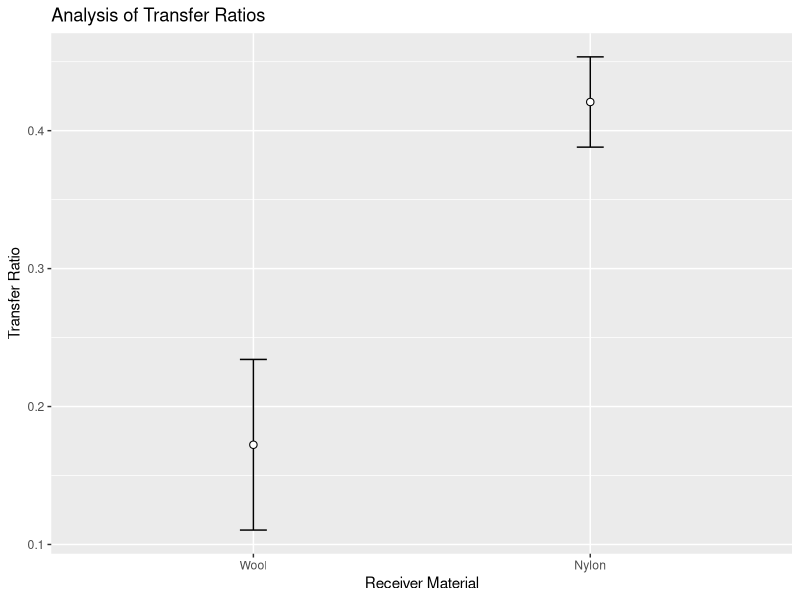
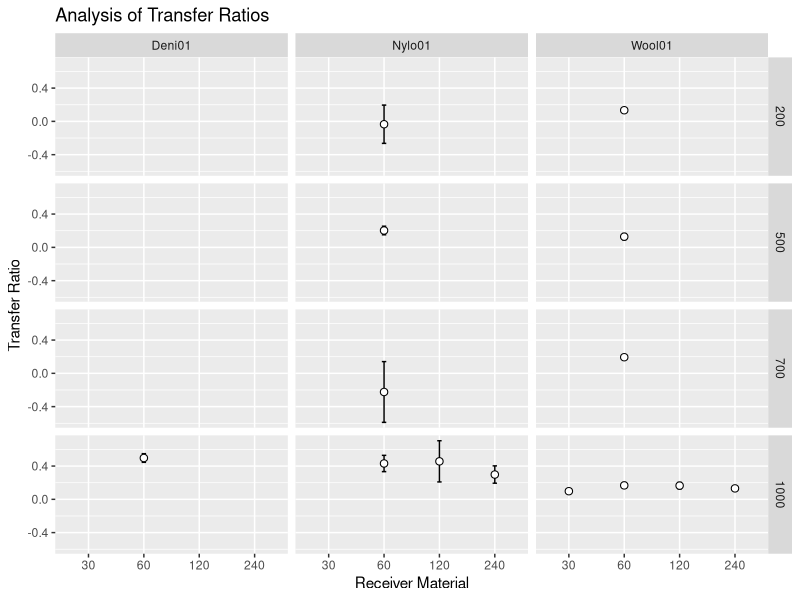
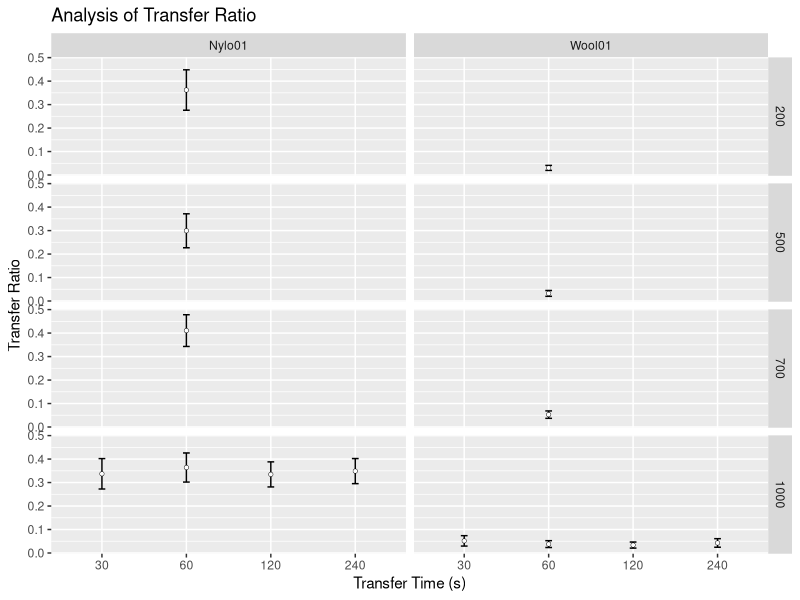
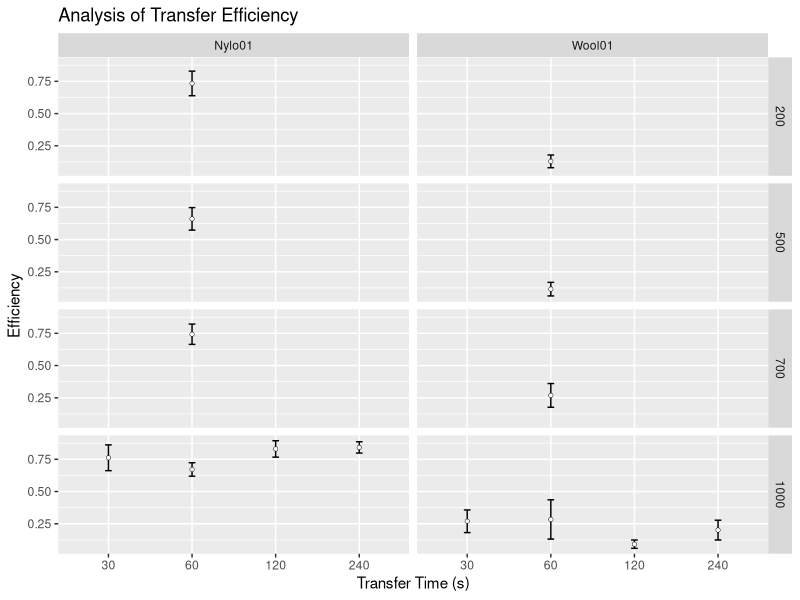
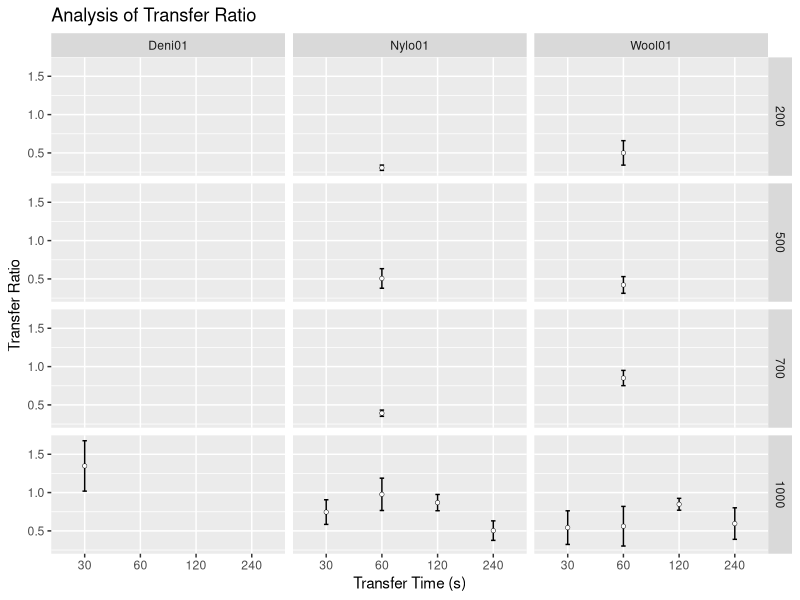
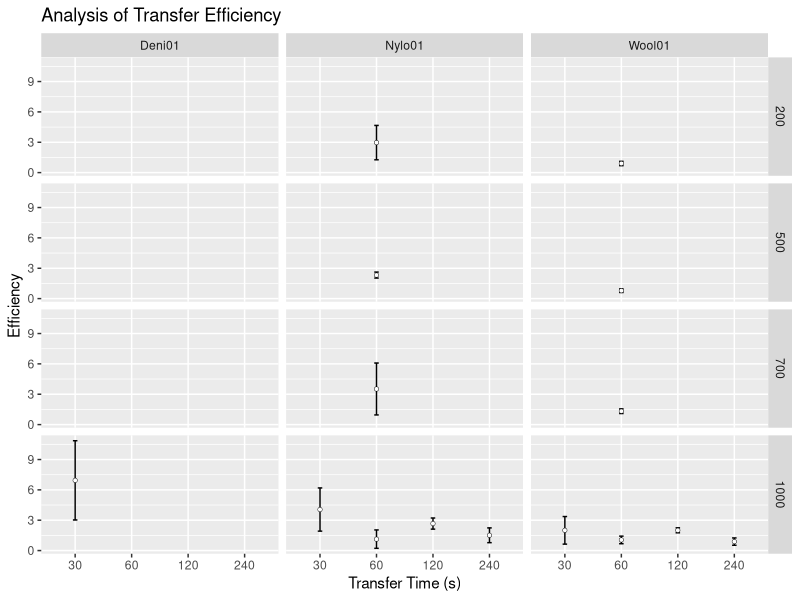
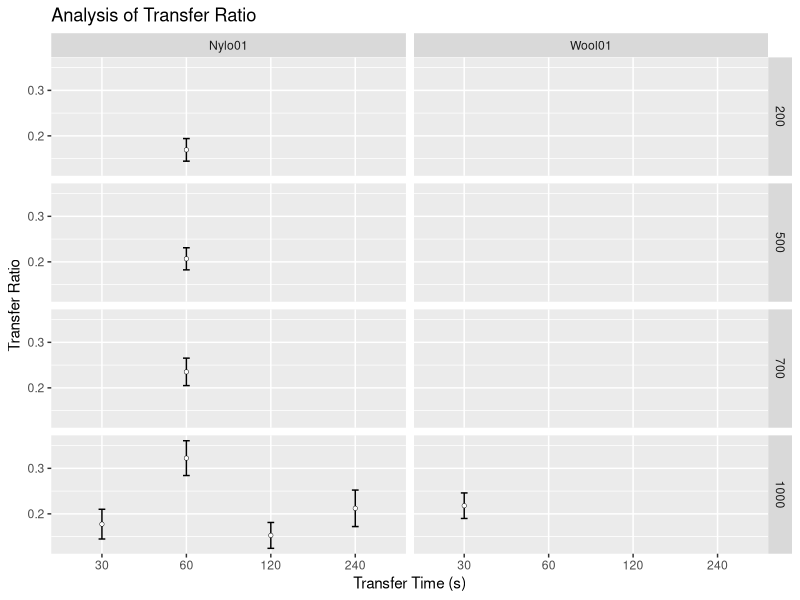
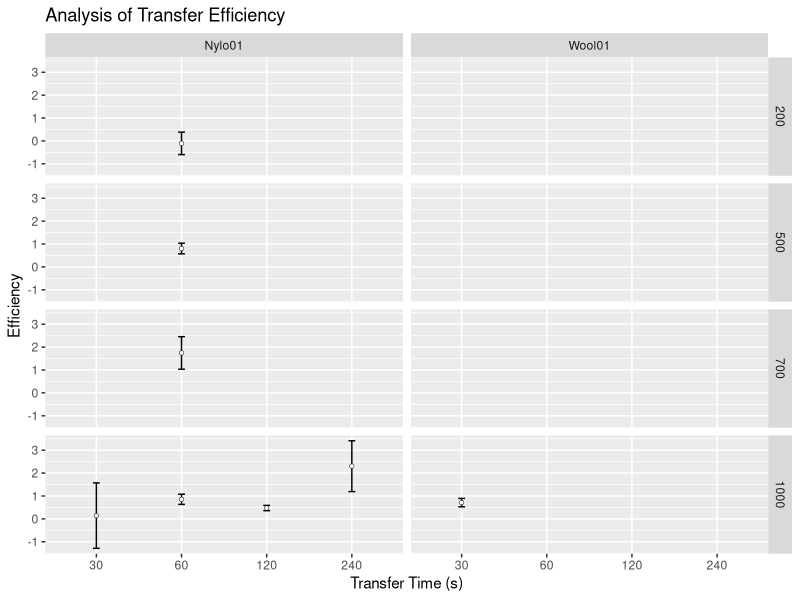

Recreate these plots in R, in order.
## ---- chunk 1
knitr::opts_chunk$set(echo = TRUE, message = FALSE, warning = FALSE)
# libraries
library(readxl)
library(plyr)
library(ggplot2)
library(dplyr)
## ---- chunk 2
# functions
## Gives count, mean, standard deviation, standard error of the mean, and confidence interval (default 95%).
##   data: a data frame.
##   measurevar: the name of a column that contains the variable to be summariezed
##   groupvars: a vector containing names of columns that contain grouping variables
##   na.rm: a boolean that indicates whether to ignore NA's
##   conf.interval: the percent range of the confidence interval (default is 95%)
summarySE <- function(data=NULL, measurevar, groupvars=NULL, na.rm=FALSE,
                      conf.interval=.95, .drop=TRUE) {
    # New version of length which can handle NA's: if na.rm==T, don't count them
    length2 <- function (x, na.rm=FALSE) {
        if (na.rm) sum(!is.na(x))
        else       length(x)
    }

    # This does the summary. For each group's data frame, return a vector with
    # N, mean, and sd
    datac <- ddply(data, groupvars, .drop=.drop,
      .fun = function(xx, col) {
        c(N    = length2(xx[[col]], na.rm=na.rm),
          mean = mean   (xx[[col]], na.rm=na.rm),
          sd   = sd     (xx[[col]], na.rm=na.rm)
        )
      },
      measurevar
    )

    # Rename the "mean" column    
    datac <- plyr::rename(datac, c("mean" = measurevar))

    datac$se <- datac$sd / sqrt(datac$N)  # Calculate standard error of the mean

    # Confidence interval multiplier for standard error
    # Calculate t-statistic for confidence interval: 
    # e.g., if conf.interval is .95, use .975 (above/below), and use df=N-1
    ciMult <- qt(conf.interval/2 + .5, datac$N-1)
    datac$ci <- datac$se * ciMult

    return(datac)
}

## function to convert a (character) vector of 
## numbers into a factor ordered numerically
numericFactorOrder <- function(x) {
    
  u = unique(x)
  new.levels = u[order(as.numeric(u))]
  x = factor(x, levels=new.levels)
  return(x)
  
}

## ---- chunk 3
# Read in ML's data
my.dat = read_xlsx("dat/20191030DatasetPaper.xlsx", sheet = "DataMl")

# only use the transfer experiments for Groups 1 & 2. Groups 3-6 are not 
# clear in what they are and don't fit with the rest. Mostly Persistence?
# TODO - deal with Groups 3-6 later
transfer.dat = my.dat %>% filter(Time == "00000" & Group %in% c(1,2)) %>% select(c("Substrate", "ActivityID", "ObsType", "Count", "Mass", "Duration", "Group", "Repeat")) 

knitr::kable(head(transfer.dat, 20), caption = "'Head' of ML's Transfer Data")

## ---- chunk 4

# fix column types
transfer.dat$Count = as.numeric(transfer.dat$Count)
transfer.dat$Group = as.character(transfer.dat$Group)
transfer.dat$Repeat = as.character(transfer.dat$Repeat)

# add a photoID column to keep track of which datapoint is which
photo.id = rep(paste0("P", seq(1:5)), as.integer(nrow(transfer.dat)/5+1))
transfer.dat = data.frame(PhotoID = photo.id[1:nrow(transfer.dat)], transfer.dat)

# split out each set of photos...
p1 = transfer.dat %>% filter(PhotoID == "P1") %>% select(Mass,Duration,Group,Repeat,Count)
p2 = transfer.dat %>% filter(PhotoID == "P2") %>% select(Mass,Duration,Group,Repeat,Count)
p3 = transfer.dat %>% filter(PhotoID == "P3") %>% select(Mass,Duration,Group,Repeat,Count)
p4 = transfer.dat %>% filter(PhotoID == "P4") %>% select(Mass,Duration,Group,Repeat,Count)
p5 = transfer.dat %>% filter(PhotoID == "P5") %>% select(Mass,Duration,Group,Repeat,Count)

# ...and merge
merge.dat = data.frame(p1, p2$Count, p3$Count, p4$Count, p5$Count)
names(merge.dat) = c("Mass","Duration","Group","Repeat","P1","P2","P3","P4","P5")

# calculate the Transfer Ratios and Efficiencies
# NB: the summarise() function can be problematic here, if plyr is loaded
#     after dplyr. Check that first if this stops working.
final.dat = merge.dat %>% group_by(Mass, Duration, Group, Repeat) %>% summarise(Donor = P3 - P1, Receiver = P5 - P2, Donor_post = P3 - P4) %>% mutate(Ratio = Receiver/Donor, Efficiency = Receiver/Donor_post)

summ.dat = summarySE(final.dat, measurevar = "Ratio", groupvars = c("Group"))

knitr::kable(summ.dat, caption = "Summary Data for ML Transfer Ratios")
## ---- chunk 5

ggplot(summ.dat, aes(x = Group, y = Ratio)) + 
  geom_point(size=2.2) +
  geom_errorbar(aes(ymin = Ratio-se, ymax = Ratio+se), width = 0.08) +
  geom_point(colour = "white") +
  scale_x_discrete(labels = c("Wool", "Nylon")) +
  labs(title = "Analysis of Transfer Ratios",
       x = "Receiver Material",
       y = "Transfer Ratio")

## ---- chunk 6

# start df of all ratio data for comparison

all.ratio = summ.dat
all.ratio = all.ratio[, -1]
all.ratio = cbind(Name = rep("ML", 2), Mass = rep(1000,2), TransferTime = rep(60,2), Substrate = c("Wool01", "Nylo01"), all.ratio)


## ---- chunk 7
# Read in SD's data
my.dat = read_xlsx("dat/20191030DatasetPaper.xlsx", sheet = "DataSd", trim_ws = TRUE)

# only use the transfer experiments for Groups 8-22. Groups 1-7 have no 
# count data and group 23 is incomplete, only one replicate
# TODO - deal with Groups 3-6 later
transfer.dat = my.dat %>% filter(Time == 0 & Group > 8 & Group < 23) %>% select(c("Substrate", "ActivityID", "ObsType", "Count", "Mass", "Duration", "Group", "Repeat")) 

knitr::kable(head(transfer.dat, 20), caption = "'Head' of SD's Transfer Data")

## ---- chunk 8

# fix column types
transfer.dat$Count = as.numeric(transfer.dat$Count)
transfer.dat$Duration = as.numeric(transfer.dat$Duration)
transfer.dat$Mass = as.numeric(transfer.dat$Mass)
transfer.dat$Group = as.character(transfer.dat$Group)
transfer.dat$Repeat = as.character(transfer.dat$Repeat)

# rename Denm01 to Deni01 to match others
transfer.dat[transfer.dat$Substrate == "Denm01", 1] <- "Deni01"

# add a photoID column to keep track of which datapoint is which
photo.id = rep(paste0("P", seq(1:5)), as.integer(nrow(transfer.dat)/5+1))
transfer.dat = data.frame(PhotoID = photo.id[1:nrow(transfer.dat)], transfer.dat)

# split out each set of photos...
p1 = transfer.dat %>% filter(PhotoID == "P1") %>% select(Mass,Duration,Substrate,Group,Repeat,Count)
p2 = transfer.dat %>% filter(PhotoID == "P2") %>% select(Mass,Duration,Substrate,Group,Repeat,Count)
p3 = transfer.dat %>% filter(PhotoID == "P3") %>% select(Mass,Duration,Substrate,Group,Repeat,Count)
p4 = transfer.dat %>% filter(PhotoID == "P4") %>% select(Mass,Duration,Substrate,Group,Repeat,Count)
p5 = transfer.dat %>% filter(PhotoID == "P5") %>% select(Mass,Duration,Substrate,Group,Repeat,Count)

# ...and merge
merge.dat = data.frame(p5[,c("Mass","Duration","Substrate","Group","Repeat")], p1$Count, p2$Count, p3$Count, p4$Count, p5$Count)
names(merge.dat) = c("Mass","TransferTime","Substrate","Group","Repeat","P1","P2","P3","P4","P5")

# calculate the Transfer Ratios and Efficiencies
# NB: the summarise() function can be problematic here, if plyr is loaded
#     after dplyr. Check that first if this stops working.
final.dat = merge.dat %>% group_by(Mass, TransferTime, Substrate, Repeat) %>% summarise(Donor = P3 - P1, Receiver = P5 - P2, Donor_post = P3 - P4) %>% mutate(Ratio = Receiver/Donor, Efficiency = Receiver/Donor_post)

ratio.dat = summarySE(final.dat, measurevar = "Ratio", groupvars = c("Mass", "TransferTime", "Substrate"))
ratio.dat = cbind(Name = rep("SD", nrow(ratio.dat)), ratio.dat)
all.ratio = rbind(all.ratio, ratio.dat)



knitr::kable(ratio.dat, caption = "Summary Data for ML Transfer Ratios")
## ---- chunk 9

ggplot(ratio.dat, aes(x = numericFactorOrder(TransferTime), y = Ratio)) + 
  geom_point(size=2.2) +
  geom_errorbar(aes(ymin = Ratio-se, ymax = Ratio+se), width = 0.08) +
  geom_point(colour = "white") +
  labs(title = "Analysis of Transfer Ratios",
       x = "Receiver Material",
       y = "Transfer Ratio") +
  facet_grid(numericFactorOrder(Mass) ~ Substrate)


## ---- chunk 10
# Read in Bh's data
my.dat = read_xlsx("dat/NorBhCleanDataset.xlsx", sheet = "Data", trim_ws = TRUE, col_types = "text")

# Fix the column name for Time - seems to have extra spaces
my.dat = rename(my.dat, Mass = `Mass (g)`)
my.dat = rename(my.dat, TransferTime = `TransferTime (s)`)
my.dat = rename(my.dat, PersistenceTime = `PersistenceTime (min)`)
#colnames(my.dat)

# only use the Transfer data (PersistenceTime == "0") 
transfer.dat = my.dat %>% filter(PersistenceTime == 0) %>% select(c("Substrate", "ObservationType", "Count", "Mass", "TransferTime", "Experiment", "Replicate")) 

knitr::kable(head(transfer.dat,20), caption = "'Head' of BH's Transfer Data")

## ---- chunk 11
# fix column types
transfer.dat$Count = as.numeric(transfer.dat$Count)
transfer.dat$Experiment = as.character(transfer.dat$Experiment)
transfer.dat$Replicate = as.character(transfer.dat$Replicate)

# add a photoID column to keep track of which datapoint is which
photo.id = rep(paste0("P", seq(1:5)), as.integer(nrow(transfer.dat)/5+1))
transfer.dat = data.frame(PhotoID = photo.id[1:nrow(transfer.dat)], transfer.dat)

# split out each set of photos...
p1 = transfer.dat %>% filter(PhotoID == "P1") %>% select(Mass,TransferTime,Substrate,Experiment,Replicate,Count)
p2 = transfer.dat %>% filter(PhotoID == "P2") %>% select(Mass,TransferTime,Substrate,Experiment,Replicate,Count)
p3 = transfer.dat %>% filter(PhotoID == "P3") %>% select(Mass,TransferTime,Substrate,Experiment,Replicate,Count)
p4 = transfer.dat %>% filter(PhotoID == "P4") %>% select(Mass,TransferTime,Substrate,Experiment,Replicate,Count)
p5 = transfer.dat %>% filter(PhotoID == "P5") %>% select(Mass,TransferTime,Substrate,Experiment,Replicate,Count)

# ...and merge
merge.dat = data.frame(p5[,c("Mass","TransferTime","Substrate","Experiment","Replicate")], p1$Count, p2$Count, p3$Count, p4$Count, p5$Count)
names(merge.dat) = c("Mass","TransferTime","Substrate","Experiment","Replicate","P1","P2","P3","P4","P5")

# calculate the Transfer Ratios and Efficiencies
# NB: the summarise() function can be problematic here, if plyr is loaded
#     after dplyr. Check that first if this stops working.
final.dat = merge.dat %>% group_by(Mass, TransferTime, Substrate, Replicate) %>% summarise(Donor = P3 - P1, Receiver = P5 - P2, Donor_post = P3 - P4) %>% mutate(Ratio = Receiver/Donor, Efficiency = Receiver/Donor_post)

ratio.dat = summarySE(final.dat, measurevar = "Ratio", groupvars = c("Mass","TransferTime","Substrate"))
ratio.dat = cbind(Name = rep("BH", nrow(ratio.dat)), ratio.dat)
all.ratio = rbind(all.ratio, ratio.dat)

knitr::kable(ratio.dat, caption = "Summary Data for BH Transfer Ratios")
## ---- chunk 12

ggplot(ratio.dat, aes(x = numericFactorOrder(TransferTime), y = Ratio)) + 
  geom_point(size=1) +
  geom_errorbar(aes(ymin = Ratio-se, ymax = Ratio+se), width = 0.08) +
  geom_point(colour = "white", size = 0.7) +
#  scale_x_discrete(labels = c("Wool", "Nylon")) +
  labs(title = "Analysis of Transfer Ratio",
       x = "Transfer Time (s)",
       y = "Transfer Ratio") +
  facet_grid(numericFactorOrder(Mass) ~ Substrate)


## ---- chunk 13

eff.dat = summarySE(final.dat, measurevar = "Efficiency", groupvars = c("Mass","TransferTime","Substrate"))

eff.dat
ggplot(eff.dat, aes(x = numericFactorOrder(TransferTime), y = Efficiency)) + 
  geom_point(size=1) +
  geom_errorbar(aes(ymin = Efficiency-se, ymax = Efficiency+se), width = 0.08) +
  geom_point(colour = "white", size = 0.7) +
#  scale_x_discrete(labels = c("Wool", "Nylon")) +
  labs(title = "Analysis of Transfer Efficiency",
       x = "Transfer Time (s)",
       y = "Efficiency") +
  facet_grid(numericFactorOrder(Mass) ~ Substrate)


## ---- chunk 14
# Read in Sg's data
my.dat = read_xlsx("dat/StrSgCleanDataset.xlsx", sheet = "Data", trim_ws = TRUE, col_types = "text")

# Fix the column name for Time - seems to have extra spaces
my.dat = rename(my.dat, Mass = `Mass (g)`)
my.dat = rename(my.dat, TransferTime = `TransferTime (s)`)
my.dat = rename(my.dat, PersistenceTime = `PersistenceTime (min)`)
#colnames(my.dat)

# only use the Transfer data (PersistenceTime == "0") 
transfer.dat = my.dat %>% filter(PersistenceTime == 0) %>% select(c("Substrate", "ObservationType", "Count", "Mass", "TransferTime", "Experiment", "Replicate"))

# also remove expt 16 as it is incomplete
transfer.dat = transfer.dat[as.numeric(transfer.dat$Experiment) < 16,]

knitr::kable(head(transfer.dat,20), caption = "'Head' of SG's Transfer Data")

## ---- chunk 15
# fix column types
transfer.dat$Count = as.numeric(transfer.dat$Count)
transfer.dat$Experiment = as.character(transfer.dat$Experiment)
transfer.dat$Replicate = as.character(transfer.dat$Replicate)

# add a photoID column to keep track of which datapoint is which
photo.id = rep(paste0("P", seq(1:5)), as.integer(nrow(transfer.dat)/5+1))
transfer.dat = data.frame(PhotoID = photo.id[1:nrow(transfer.dat)], transfer.dat)

# split out each set of photos...
p1 = transfer.dat %>% filter(PhotoID == "P1") %>% select(Mass,TransferTime,Substrate,Experiment,Replicate,Count)
p2 = transfer.dat %>% filter(PhotoID == "P2") %>% select(Mass,TransferTime,Substrate,Experiment,Replicate,Count)
p3 = transfer.dat %>% filter(PhotoID == "P3") %>% select(Mass,TransferTime,Substrate,Experiment,Replicate,Count)
p4 = transfer.dat %>% filter(PhotoID == "P4") %>% select(Mass,TransferTime,Substrate,Experiment,Replicate,Count)
p5 = transfer.dat %>% filter(PhotoID == "P5") %>% select(Mass,TransferTime,Substrate,Experiment,Replicate,Count)

# ...and merge
merge.dat = data.frame(p5[,c("Mass","TransferTime","Substrate","Experiment","Replicate")], p1$Count, p2$Count, p3$Count, p4$Count, p5$Count)
names(merge.dat) = c("Mass","TransferTime","Substrate","Experiment","Replicate","P1","P2","P3","P4","P5")

# calculate the Transfer Ratios and Efficiencies
# NB: the summarise() function can be problematic here, if plyr is loaded
#     after dplyr. Check that first if this stops working.
final.dat = merge.dat %>% group_by(Mass, TransferTime, Substrate, Replicate) %>% summarise(Donor = P3 - P1, Receiver = P5 - P2, Donor_post = P3 - P4) %>% mutate(Ratio = Receiver/Donor, Efficiency = Receiver/Donor_post)

ratio.dat = summarySE(final.dat, measurevar = "Ratio", groupvars = c("Mass","TransferTime","Substrate"))
ratio.dat = cbind(Name = rep("SG", nrow(ratio.dat)), ratio.dat)
all.ratio = rbind(all.ratio, ratio.dat)

knitr::kable(ratio.dat, caption = "Summary Data for SG Transfer Ratios")
## ---- chunk 16

ggplot(ratio.dat, aes(x = numericFactorOrder(TransferTime), y = Ratio)) + 
  geom_point(size=1) +
  geom_errorbar(aes(ymin = Ratio-se, ymax = Ratio+se), width = 0.08) +
  geom_point(colour = "white", size = 0.7) +
#  scale_x_discrete(labels = c("Wool", "Nylon")) +
  labs(title = "Analysis of Transfer Ratio",
       x = "Transfer Time (s)",
       y = "Transfer Ratio") +
  facet_grid(numericFactorOrder(Mass) ~ Substrate)


## ---- chunk 17

eff.dat = summarySE(final.dat, measurevar = "Efficiency", groupvars = c("Mass","TransferTime","Substrate"))

ggplot(eff.dat, aes(x = numericFactorOrder(TransferTime), y = Efficiency)) + 
  geom_point(size=1) +
  geom_errorbar(aes(ymin = Efficiency-se, ymax = Efficiency+se), width = 0.08) +
  geom_point(colour = "white", size = 0.7) +
#  scale_x_discrete(labels = c("Wool", "Nylon")) +
  labs(title = "Analysis of Transfer Efficiency",
       x = "Transfer Time (s)",
       y = "Efficiency") +
  facet_grid(numericFactorOrder(Mass) ~ Substrate)


## ---- chunk 18
# Read in Em's data
my.dat = read_xlsx("dat/StrEmCleanDataset.xlsx", sheet = "DataEm", trim_ws = TRUE, col_types = "text")

# Fix the column name for Time - seems to have extra spaces
my.dat = rename(my.dat, Mass = `Mass (g)`)
my.dat = rename(my.dat, TransferTime = `TransferTime (s)`)
my.dat = rename(my.dat, PersistenceTime = `PersistenceTime (min)`)
#colnames(my.dat)

# only use the Transfer data (PersistenceTime == "0") 
transfer.dat = my.dat %>% filter(PersistenceTime == 0) %>% select(c("Substrate", "ObservationType", "Count", "Mass", "TransferTime", "Experiment", "Replicate"))

# also remove expt 16 as it is incomplete
transfer.dat = transfer.dat[as.numeric(transfer.dat$Experiment) < 16,]

knitr::kable(head(transfer.dat, 20), caption = "'Head' of EM's Transfer Data")

## ---- chunk 19
# fix column types
transfer.dat$Count = as.numeric(transfer.dat$Count)
transfer.dat$Experiment = as.character(transfer.dat$Experiment)
transfer.dat$Replicate = as.character(transfer.dat$Replicate)

# add a photoID column to keep track of which datapoint is which
photo.id = rep(paste0("P", seq(1:5)), as.integer(nrow(transfer.dat)/5+1))
transfer.dat = data.frame(PhotoID = photo.id[1:nrow(transfer.dat)], transfer.dat)

# split out each set of photos...
p1 = transfer.dat %>% filter(PhotoID == "P1") %>% select(Mass,TransferTime,Substrate,Experiment,Replicate,Count)
p2 = transfer.dat %>% filter(PhotoID == "P2") %>% select(Mass,TransferTime,Substrate,Experiment,Replicate,Count)
p3 = transfer.dat %>% filter(PhotoID == "P3") %>% select(Mass,TransferTime,Substrate,Experiment,Replicate,Count)
p4 = transfer.dat %>% filter(PhotoID == "P4") %>% select(Mass,TransferTime,Substrate,Experiment,Replicate,Count)
p5 = transfer.dat %>% filter(PhotoID == "P5") %>% select(Mass,TransferTime,Substrate,Experiment,Replicate,Count)

# ...and merge
merge.dat = data.frame(p5[,c("Mass","TransferTime","Substrate","Experiment","Replicate")], p1$Count, p2$Count, p3$Count, p4$Count, p5$Count)
names(merge.dat) = c("Mass","TransferTime","Substrate","Experiment","Replicate","P1","P2","P3","P4","P5")

# calculate the Transfer Ratios and Efficiencies
# NB: the summarise() function can be problematic here, if plyr is loaded
#     after dplyr. Check that first if this stops working.
final.dat = merge.dat %>% group_by(Mass, TransferTime, Experiment, Substrate, Replicate) %>% summarise(Donor = P3 - P1, Receiver = P5 - P2, Donor_post = P3 - P4) %>% mutate(Ratio = Receiver/Donor, Efficiency = Receiver/Donor_post)

ratio.dat = summarySE(final.dat, measurevar = "Ratio", groupvars = c("Mass","TransferTime","Substrate"))
ratio.dat = cbind(Name = rep("EM", nrow(ratio.dat)), ratio.dat)
all.ratio = rbind(all.ratio, ratio.dat)


knitr::kable(ratio.dat, caption = "Summary Data for EM Transfer Ratios")
## ---- chunk 20

ggplot(ratio.dat, aes(x = numericFactorOrder(TransferTime), y = Ratio)) + 
  geom_point(size=1) +
  geom_errorbar(aes(ymin = Ratio-se, ymax = Ratio+se), width = 0.08) +
  geom_point(colour = "white", size = 0.7) +
#  scale_x_discrete(labels = c("Wool", "Nylon")) +
  labs(title = "Analysis of Transfer Ratio",
       x = "Transfer Time (s)",
       y = "Transfer Ratio") +
  facet_grid(numericFactorOrder(Mass) ~ Substrate)


## ---- chunk 21

eff.dat = summarySE(final.dat, measurevar = "Efficiency", groupvars = c("Mass","TransferTime","Substrate"))

eff.dat
ggplot(eff.dat, aes(x = numericFactorOrder(TransferTime), y = Efficiency)) + 
  geom_point(size=1) +
  geom_errorbar(aes(ymin = Efficiency-se, ymax = Efficiency+se), width = 0.08) +
  geom_point(colour = "white", size = 0.7) +
#  scale_x_discrete(labels = c("Wool", "Nylon")) +
  labs(title = "Analysis of Transfer Efficiency",
       x = "Transfer Time (s)",
       y = "Efficiency") +
  facet_grid(numericFactorOrder(Mass) ~ Substrate)


## ---- chunk 22

wool.dat = all.ratio %>% filter(Mass == 1000 & Substrate == "Wool01")
wool.dat

ggplot(wool.dat, aes(x=numericFactorOrder(TransferTime), y = Ratio, group = Name, colour = Name, shape=Name)) +
  geom_point(position = position_dodge(0.3)) +
  geom_errorbar(aes(ymin = Ratio-se, ymax = Ratio+se), width = 0.08, position = position_dodge(0.3)) +
  labs(title = "Transfer Ratio for Cotton to Wool",
       subtitle = "For 1000g Mass",
       x = "Transfer Time (s)")

## ---- chunk 23

nylon.dat = all.ratio %>% filter(Mass == 1000 & Substrate == "Nylo01")
nylon.dat

ggplot(nylon.dat, aes(x=numericFactorOrder(TransferTime), y = Ratio, group = Name, colour = Name, shape=Name)) +
  geom_point(position = position_dodge(0.3)) +
  geom_errorbar(aes(ymin = Ratio-se, ymax = Ratio+se), width = 0.08, position = position_dodge(0.3)) +
  labs(title = "Transfer Ratio for Cotton to Nylon",
       subtitle = "For 1000g Mass",
       x = "Transfer Time (s)")

## ---- chunk 24

wool60.dat = all.ratio %>% filter(TransferTime == 60 & Substrate == "Wool01")
wool60.dat

ggplot(wool60.dat, aes(x=numericFactorOrder(Mass), y = Ratio, group = Name, colour = Name, shape=Name)) +
  geom_point(position = position_dodge(0.3)) +
  geom_errorbar(aes(ymin = Ratio-se, ymax = Ratio+se), width = 0.08, position = position_dodge(0.3)) +
  labs(title = "Transfer Ratio for Cotton to Wool",
       subtitle = "For 60s Transfer Time",
       x = "Mass (g)")

## ---- chunk 25

nylon60.dat = all.ratio %>% filter(TransferTime == 60 & Substrate == "Nylo01")
nylon60.dat

ggplot(nylon60.dat, aes(x=numericFactorOrder(Mass), y = Ratio, group = Name, colour = Name, shape=Name)) +
  geom_point(position = position_dodge(0.3)) +
  geom_errorbar(aes(ymin = Ratio-se, ymax = Ratio+se), width = 0.08, position = position_dodge(0.3)) +
  labs(title = "Transfer Ratio for Cotton to Nylon",
       subtitle = "For 60s Transfer Time",
       x = "Mass (g)")

## ---- chunk 26

ggplot(all.ratio, aes(x = numericFactorOrder(TransferTime), y = Ratio, group = Name, colour = Name)) + 
  geom_point(size=1, position = position_dodge(0.2)) +
  geom_errorbar(aes(ymin = Ratio-se, ymax = Ratio+se), width = 0.08, position = position_dodge(0.2)) +
#  geom_point(colour = "white", size = 0.7, position = position_dodge(0.2)) +
#  scale_x_discrete(labels = c("Wool", "Nylon")) +
  labs(title = "Analysis of Transfer Ratio",
       x = "Transfer Time (s)",
       y = "Transfer Ratio") +
  facet_grid(numericFactorOrder(Mass) ~ Substrate)
